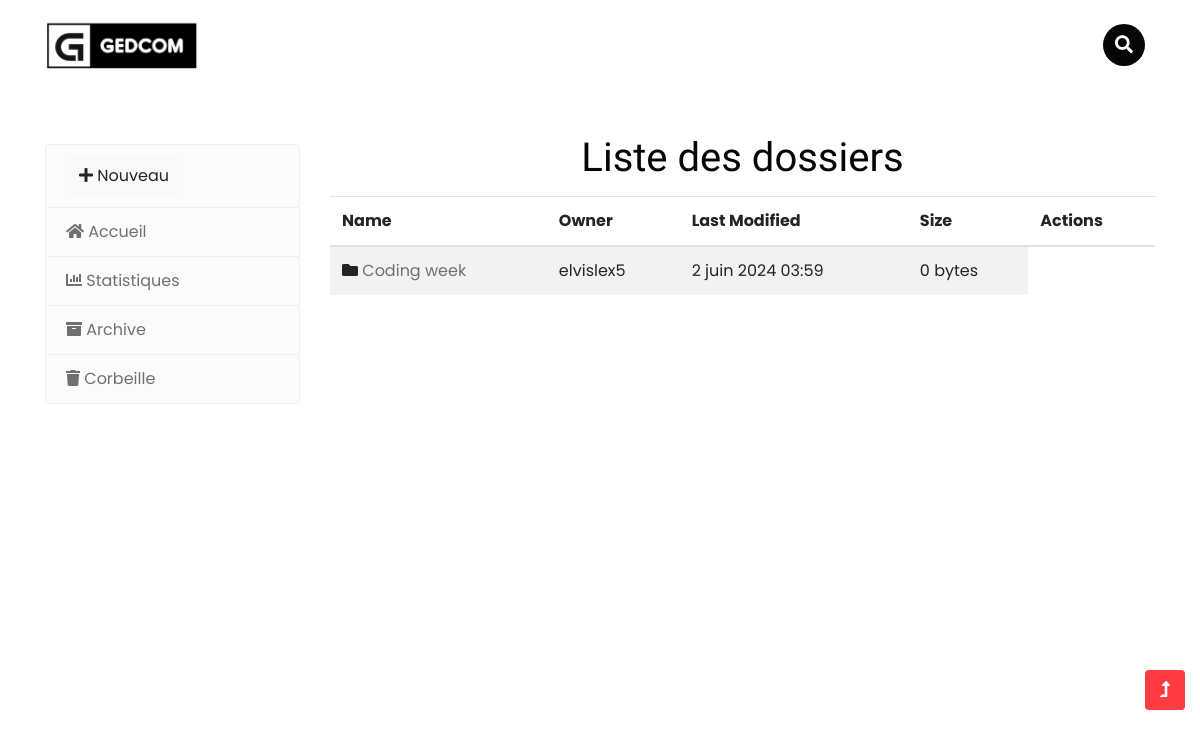
The app's page /directory/3/ (signed in), older data.
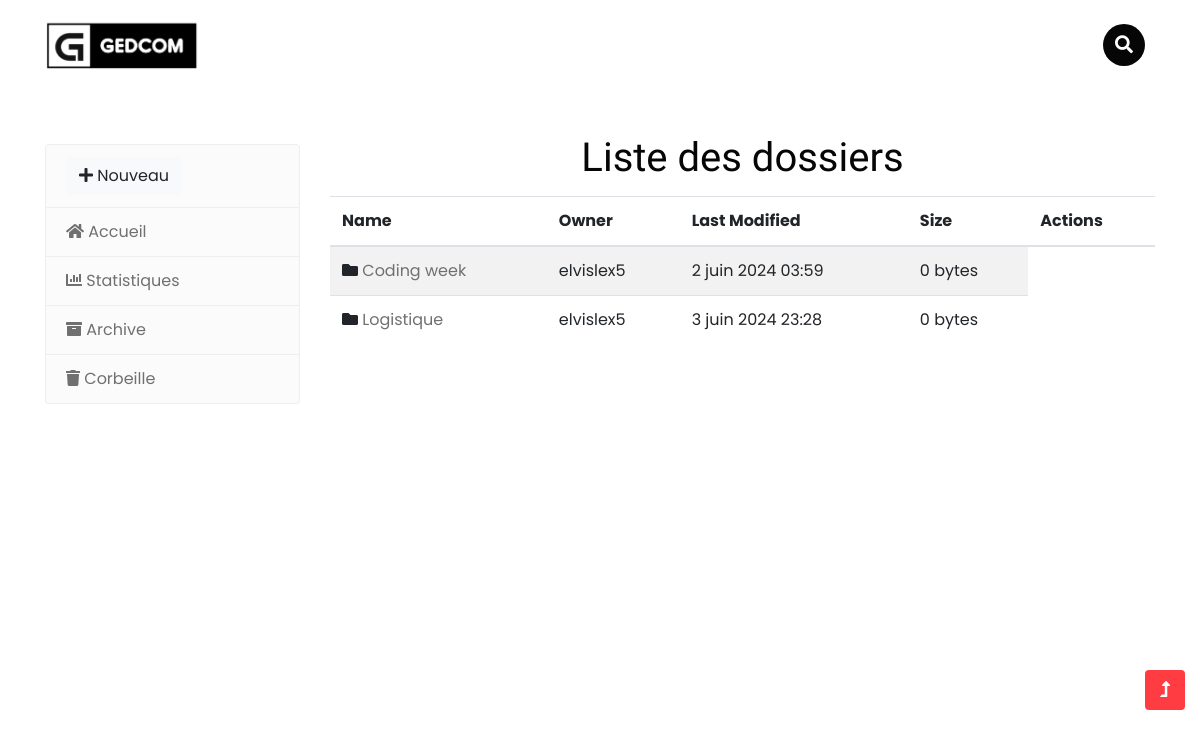
The same page, newer data.
### ged/models.py (models this page shows, shortened)
class Directory(models.Model):
    name = models.CharField(max_length=100)
    parent = models.ForeignKey('self', null=True, blank=True, related_name='subdirectories', on_delete=models.CASCADE)
    created_at = models.DateTimeField(auto_now_add=True)
    owner = models.ForeignKey(User, on_delete=models.CASCADE)
    last_modified = models.DateTimeField(auto_now=True)
    size = models.IntegerField(default=0)

### ged/views.py (the view)
# urls.py: path('directory/<int:pk>/', views.directory_detail, name='directory_detail'),
@login_required
def directory_detail(request, pk):
    directory = get_object_or_404(Directory, pk=pk)
    subdirectories = directory.subdirectories.all()
    documents = Document.objects.filter(directory=directory)
    return render(request, 'ged/detail.html', {
        'directory': directory,
        'subdirectories': subdirectories,
        'documents': documents,
    })

### ged/templates/ged/detail.html (shortened to what this page needs)
{% extends 'base.html' %}
{% block content %}
            <div class="col-md-9">
                <h1 class="text-center">Liste des dossiers</h1><br>
                <table class="table table-striped">
                    <thead>
                        <tr>
                            <th>Name</th>
                            <th>Owner</th>
                            <th>Last Modified</th>
                            <th>Size</th>
                            <th>Actions</th>
                        </tr>
                    </thead>
                    <tbody>
                        {% for subdirectory in subdirectories %}
                            <tr>
                                <td>
                                    <i class="fa fa-folder"></i>
                                    <a href="{% url 'directory_detail' subdirectory.id %}">{{ subdirectory.name }}</a>
                                </td>
                                <td>{{ subdirectory.owner.username }}</td>
                                <td>{{ subdirectory.last_modified }}</td>
                                <td>{{ subdirectory.size }} bytes</td>
                            </tr>
                        {% endfor %}
                    </tbody>
                </table>
            </div>
{% endblock %}

Row changes from the older to the newer data that the page shows:
added Directory: name "Logistique", owner.username "elvislex5", last_modified "3 juin 2024 23:28", size "0"
